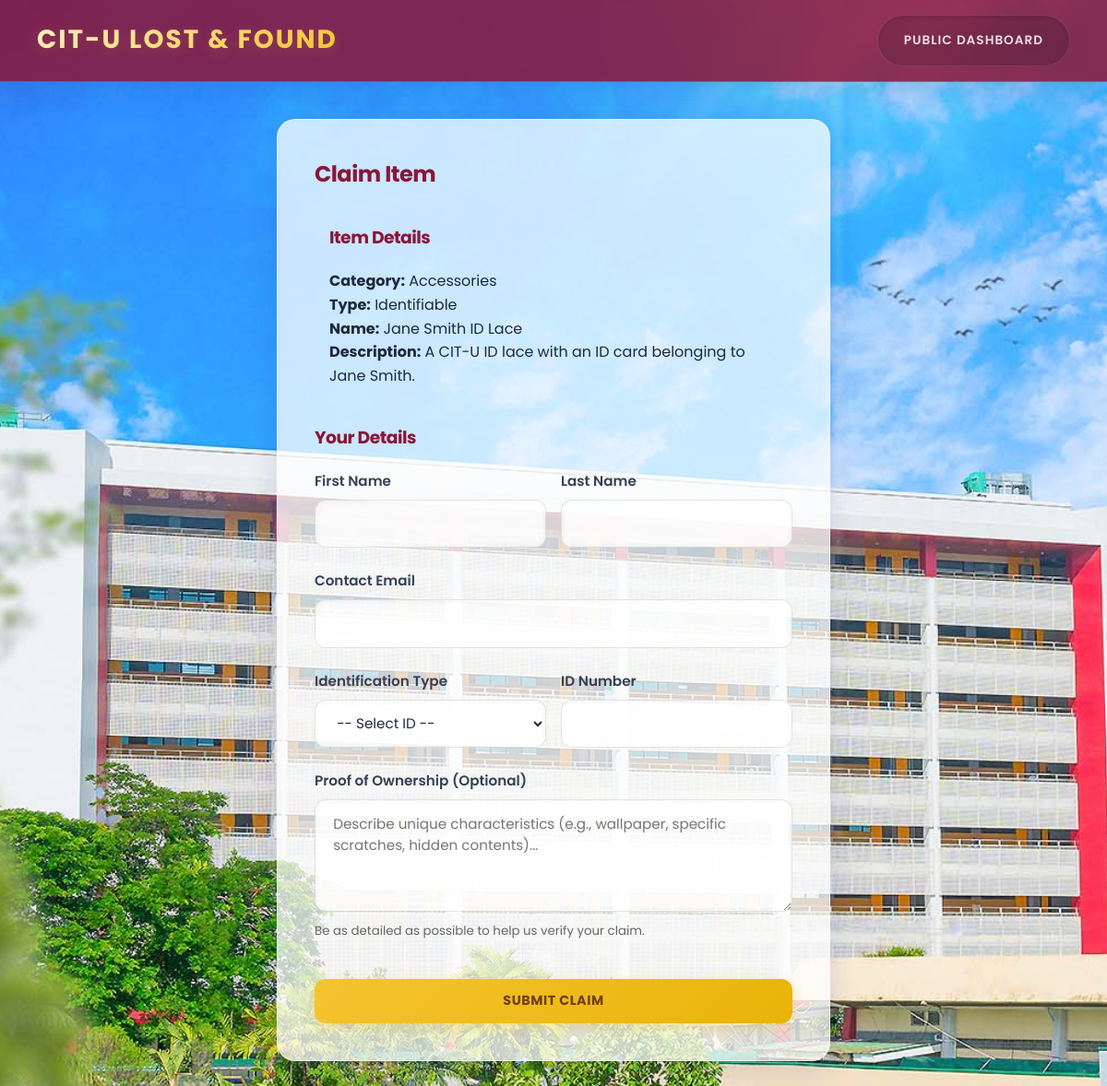
Page /features/claims/claim_form.php?item_id=2 on the committed database.
### tables this page shows
CREATE TABLE IF NOT EXISTS `Identifiable_Item` (
  `item_id` INT PRIMARY KEY,
  `visible_name` VARCHAR(255) NOT NULL,
  `generalized_description` TEXT NOT NULL,
  FOREIGN KEY (`item_id`) REFERENCES `Item`(`item_id`) ON DELETE CASCADE
);

CREATE TABLE IF NOT EXISTS `Item` (
  `item_id` INT AUTO_INCREMENT PRIMARY KEY,
  `logged_by_faculty_id` INT NOT NULL,
  `category` VARCHAR(100) NOT NULL,
  `date_reported` DATETIME NOT NULL,
  `location_found` VARCHAR(255) NOT NULL,
  `status` ENUM('Listed', 'Claim Pending', 'Returned') NOT NULL DEFAULT 'Listed',
  `item_type` ENUM('Identifiable', 'Unidentifiable') NOT NULL,
  FOREIGN KEY (`logged_by_faculty_id`) REFERENCES `Faculty_User`(`person_id`)
);

### features/claims/claim_form.php (called while the page is built, shortened)
<?php
require_once __DIR__ . '/../items/ItemModel.php';
$itemModel = new ItemModel();
$item_id = $_GET['item_id'] ?? ($_POST['item_id'] ?? null);
$item = $itemModel->getItemById($item_id);
$success = '';
require_once 'claim_form_view.php';

### core/Database.php (called while the page is built)
<?php
class Database {
    private static $host = 'localhost';
    private static $db_name = 'lostfound_db';
    private static $username = 'root';
    private static $password = '';
    private static $conn = null;
    public static function getConnection() {
        if (self::$conn === null) {
            try {
                $dsn = "mysql:host=" . self::$host . ";dbname=" . self::$db_name . ";charset=utf8mb4";
                self::$conn = new PDO($dsn, self::$username, self::$password);
                self::$conn->setAttribute(PDO::ATTR_ERRMODE, PDO::ERRMODE_EXCEPTION);
                self::$conn->setAttribute(PDO::ATTR_DEFAULT_FETCH_MODE, PDO::FETCH_ASSOC);
            } catch(PDOException $exception) {
                die("Connection error: " . $exception->getMessage());
            }
        }
        return self::$conn;
    }
}

### features/items/ItemModel.php (called while the page is built, shortened)
<?php
require_once __DIR__ . '/../../core/Database.php';
class ItemModel {
    private $db;
    public function __construct() {
        $this->db = Database::getConnection();
    }
    public function getItemById($item_id) {
        $query = "SELECT i.*,
                         id_i.visible_name, id_i.generalized_description as id_desc,
                         un_i.generalized_description as un_desc, un_i.hidden_description
                  FROM Item i
                  LEFT JOIN Identifiable_Item id_i ON i.item_id = id_i.item_id
                  LEFT JOIN Unidentifiable_Item un_i ON i.item_id = un_i.item_id
                  WHERE i.item_id = :item_id";
        $stmt = $this->db->prepare($query);
        $stmt->bindParam(':item_id', $item_id);
        $stmt->execute();
        return $stmt->fetch();
    }
}

### features/claims/claim_form_view.php (the view, shortened to what this page needs)
<!DOCTYPE html>
<html lang="en">
<head>
    <link rel="stylesheet" href="../../assets/style.css">
</head>
<body>
    <header>
        <h1>CIT-U Lost & Found</h1>
        <nav>
            <a href="../dashboard/public_dashboard.php">Public Dashboard</a>
        </nav>
    </header>
    <div class="container">
        <div class="card" style="max-width: 600px; margin: 0 auto;">
            <h2>Claim Item</h2>
            <?php if (isset($error_msg)): ?>
                <div class="alert alert-danger"><?php echo htmlspecialchars($error_msg); ?></div>
                <a href="../dashboard/public_dashboard.php" class="btn">Return to Dashboard</a>
            <?php else: ?>
                <div style="background: var(--bg-light); padding: 1rem; border-radius: 4px; margin-bottom: 1.5rem;">
                    <h3>Item Details</h3>
                    <p><strong>Category:</strong> <?php echo htmlspecialchars($item['category']); ?></p>
                    <p><strong>Type:</strong> <?php echo htmlspecialchars($item['item_type']); ?></p>
                    <?php if ($item['item_type'] === 'Identifiable'): ?>
                        <p><strong>Name:</strong> <?php echo htmlspecialchars($item['visible_name']); ?></p>
                        <p><strong>Description:</strong> <?php echo htmlspecialchars($item['id_desc']); ?></p>
                    <?php endif; ?>
                </div>
                <?php if (!empty($success)): ?>
                    <div class="alert alert-success"><?php echo htmlspecialchars($success); ?></div>
                    <a href="../dashboard/public_dashboard.php" class="btn">Return to Dashboard</a>
                <?php else: ?>
                    <form action="claim_form.php" method="POST">
                        <h3>Your Details</h3>
                        <div style="display: flex; gap: 1rem;">
                            <div class="form-group" style="flex: 1;">
                                <label for="first_name">First Name</label>
                                <input type="text" id="first_name" name="first_name" required>
                            </div>
                            <div class="form-group" style="flex: 1;">
                                <label for="last_name">Last Name</label>
                                <input type="text" id="last_name" name="last_name" required>
                            </div>
                        </div>
                        <div class="form-group">
                            <label for="email">Contact Email</label>
                            <input type="email" id="email" name="email" required>
                        </div>
                        <div style="display: flex; gap: 1rem;">
                            <div class="form-group" style="flex: 1;">
                                <label for="id_type">Identification Type</label>
                                <select id="id_type" name="id_type" required>
                                    <option value="">-- Select ID --</option>
                                </select>
                            </div>
                            <div class="form-group" style="flex: 1;">
                                <label for="id_number">ID Number</label>
                                <input type="text" id="id_number" name="id_number" required>
                            </div>
                        </div>
                        <div class="form-group">
                            <label for="ownership_proof">Proof of Ownership <?php echo $item['item_type'] === 'Unidentifiable' ? '<span style="color:red;">*</span>' : '(Optional)'; ?></label>
                            <textarea id="ownership_proof" name="ownership_proof" rows="4"
                                      placeholder="Describe unique characteristics (e.g., wallpaper, specific scratches, hidden contents)..."
                                      <?php echo $item['item_type'] === 'Unidentifiable' ? 'required' : ''; ?>></textarea>
                            <small style="color: #666;">Be as detailed as possible to help us verify your claim.</small>
                        </div>
                        <button type="submit" class="btn" style="width: 100%; margin-top: 1rem;">Submit Claim</button>
                    </form>
                <?php endif; ?>
            <?php endif; ?>
        </div>
    </div>
</body>
</html>

### assets/style.css (style rules this page uses)
:root { --citu-maroon: #8a1538; --citu-maroon-dark: #600f24; --citu-gold: #f4c430; --citu-gold-hover: #d4a922; --text-dark: #1e293b; --text-light: #ffffff; --border-glass: rgba(255, 255, 255, 0.6); --bg-glass: rgba(255, 255, 255, 0.75); --radius-lg: 20px; --radius-md: 12px; --shadow-glass: 0 8px 32px 0 rgba(31, 38, 135, 0.15); --transition: all 0.3s cubic-bezier(0.4, 0, 0.2, 1); }
* { box-sizing: border-box; margin: 0; padding: 0; font-family: 'Poppins', sans-serif; }
body { background: url('bg.jpg') no-repeat center center fixed; background-size: cover; color: var(--text-dark); line-height: 1.6; overflow-x: hidden; min-height: 100vh; }
.card, .item-card, .login-container .card { background: var(--bg-glass); backdrop-filter: blur(16px); -webkit-backdrop-filter: blur(16px); border: 1px solid var(--border-glass); border-radius: var(--radius-lg); box-shadow: var(--shadow-glass); padding: 2.5rem; margin-bottom: 2rem; transition: var(--transition); }
header { background: rgba(138, 21, 56, 0.85); backdrop-filter: blur(12px); -webkit-backdrop-filter: blur(12px); border-bottom: 1px solid rgba(255, 255, 255, 0.2); color: var(--citu-gold); padding: 1rem 2.5rem; display: flex; justify-content: space-between; align-items: center; box-shadow: var(--shadow-glass); animation: slideDown 0.6s cubic-bezier(0.16, 1, 0.3, 1); position: sticky; top: 0; z-index: 100; }
header h1 { font-size: 1.75rem; font-weight: 700; margin: 0; letter-spacing: 2px; text-transform: uppercase; background: linear-gradient(135deg, #fff2c8 0%, var(--citu-gold) 100%); -webkit-background-clip: text; -webkit-text-fill-color: transparent; text-shadow: 0 4px 15px rgba(244, 196, 48, 0.2); }
header nav { display: flex; align-items: center; gap: 0.5rem; background: rgba(0, 0, 0, 0.15); padding: 0.4rem 0.5rem; border-radius: 9999px; border: 1px solid rgba(255, 255, 255, 0.1); box-shadow: inset 0 2px 4px rgba(0,0,0,0.1); }
header nav a { color: rgba(255, 255, 255, 0.85); text-decoration: none; font-weight: 600; font-size: 0.85rem; padding: 0.6rem 1.25rem; border-radius: 9999px; transition: var(--transition); text-transform: uppercase; letter-spacing: 1px; }
.container { max-width: 1200px; margin: 2.5rem auto; padding: 0 1.5rem; animation: fadeInUp 0.6s ease-out forwards; }
h2, h3 { color: var(--citu-maroon); font-weight: 700; margin-bottom: 1.2rem; letter-spacing: -0.5px; }
.form-group { margin-bottom: 1.5rem; }
label { display: block; font-weight: 600; margin-bottom: 0.5rem; font-size: 0.95rem; color: #334155; }
input[type="text"], input[type="email"], input[type="password"], textarea, select { width: 100%; padding: 0.85rem 1.2rem; border: 1px solid rgba(0, 0, 0, 0.1); border-radius: var(--radius-md); font-size: 0.95rem; background-color: rgba(255, 255, 255, 0.5); backdrop-filter: blur(4px); color: var(--text-dark); transition: var(--transition); box-shadow: inset 0 2px 4px rgba(0,0,0,0.02); }
button, .btn { display: inline-block; background: linear-gradient(135deg, var(--citu-gold) 0%, #eab308 100%); color: #713f12; padding: 0.85rem 2rem; border: none; border-radius: var(--radius-md); font-weight: 700; cursor: pointer; text-decoration: none; text-align: center; text-transform: uppercase; letter-spacing: 0.5px; font-size: 0.9rem; transition: var(--transition); box-shadow: 0 4px 15px rgba(244, 196, 48, 0.4); }

### rows in the picture
identifiable_item: item_id.category "Accessories", item_id.item_type "Identifiable", visible_name "Jane Smith ID Lace", generalized_description "A CIT-U ID lace with an ID card belonging to Jane Smith."
